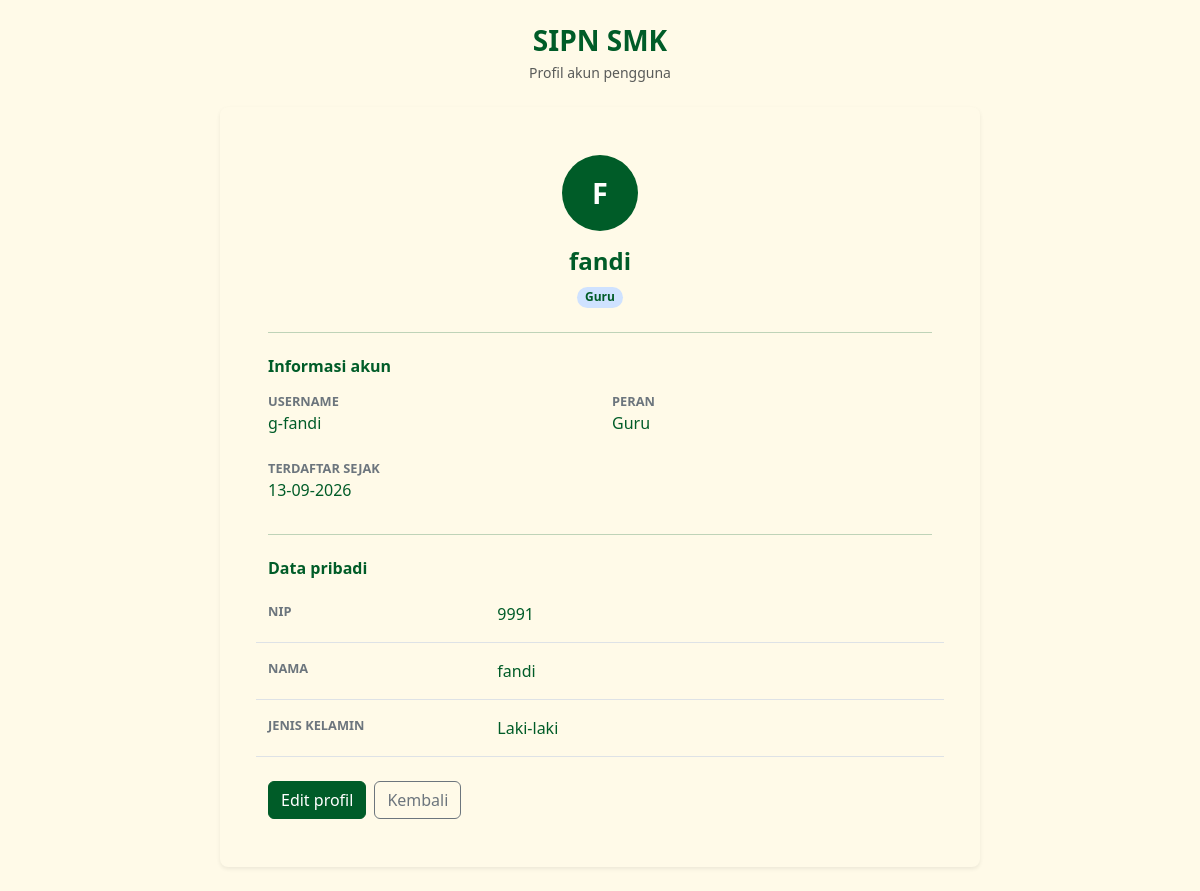
Screenshot of /navbar/profile.php (signed in) with the database file from the repository.
### tables this page shows
CREATE TABLE `guru` (
  `id` int(11) NOT NULL,
  `nip` varchar(20) NOT NULL,
  `nama` varchar(100) NOT NULL,
  `jenis_kelamin` enum('L','P') NOT NULL,
  `user_id` int(11) NOT NULL
);

CREATE TABLE `users` (
  `id` int(11) NOT NULL,
  `username` varchar(50) NOT NULL,
  `password` varchar(255) NOT NULL,
  `role` enum('admin','guru','siswa') NOT NULL,
  `created_at` timestamp NOT NULL DEFAULT current_timestamp() ON UPDATE current_timestamp()
);

### navbar/profile.php (the view, shortened to what this page needs)
<?php
require_once 'koneksi.php';
function escape_profile_value($value)
{
    return htmlspecialchars((string) $value, ENT_QUOTES, 'UTF-8');
}
function find_one($koneksi, $query, $types = '', $values = [])
{
    $statement = mysqli_prepare($koneksi, $query);
    if ($values) {
        mysqli_stmt_bind_param($statement, $types, ...$values);
    }
    mysqli_stmt_execute($statement);
    $row = mysqli_fetch_assoc(mysqli_stmt_get_result($statement));
    return $row ?: null;
}
$sessionUser = $_SESSION['user'] ?? [];
$sessionUser = is_array($sessionUser) ? $sessionUser : [];
$userId = $_SESSION['user_id'] ?? $_SESSION['id'] ?? $sessionUser['id'] ?? null;
$username = $_SESSION['username'] ?? $sessionUser['username'] ?? null;
if (is_numeric($userId)) {
    $user = find_one($koneksi, 'SELECT id, username, role, created_at FROM users WHERE id = ?', 'i', [(int) $userId]);
} elseif ($username !== null && $username !== '') {
    $user = find_one($koneksi, 'SELECT id, username, role, created_at FROM users WHERE username = ?', 's', [$username]);
} else {
    $user = null;
}
$profile = [];
if ($user && in_array($user['role'], ['guru', 'siswa'], true)) {
    $profileTable = $user['role'] === 'siswa' ? 'siswa' : 'guru';
    $profileFields = $user['role'] === 'siswa'
        ? 'nis, nama, kelas, jenis_kelamin'
        : 'nip, nama, jenis_kelamin';
    $profile = find_one(
        $koneksi,
        "SELECT $profileFields FROM $profileTable WHERE user_id = ?",
        'i',
        [$user['id']]
    ) ?: [];
}
$displayName = $profile['nama'] ?? $user['username'] ?? 'Pengguna';
$initial = strtoupper(substr($displayName, 0, 1));
$gender = ['L' => 'Laki-laki', 'P' => 'Perempuan'][$profile['jenis_kelamin'] ?? ''] ?? '';
$profileLabels = ['nis' => 'NIS', 'nip' => 'NIP', 'nama' => 'Nama', 'kelas' => 'Kelas', 'jenis_kelamin' => 'Jenis kelamin'];
?>
<!DOCTYPE html>
<html lang="id">
<head>
    <link href="https://cdn.jsdelivr.net/npm/bootstrap@5.3.3/dist/css/bootstrap.min.css" rel="stylesheet">
    <link href="../css/theme.css" rel="stylesheet">
</head>
<body class="bg-light d-flex align-items-center min-vh-100">
    <main class="container py-4">
        <div class="profile-wrap mx-auto">
            <div class="text-center mb-4">
                <h1 class="h3 fw-bold text-primary mb-1">SIPN SMK</h1>
                <p class="text-muted small mb-0">Profil akun pengguna</p>
            </div>
            <?php if ($user): ?>
                <section class="card shadow-sm border-0 rounded-3">
                    <div class="card-body p-4 p-md-5">
                        <div class="text-center">
                            <div class="avatar mx-auto mb-3" aria-hidden="true"><?= escape_profile_value($initial) ?></div>
                            <h2 class="h4 fw-bold mb-2"><?= escape_profile_value($displayName) ?></h2>
                            <span class="badge rounded-pill text-primary bg-primary-subtle">
                                <?= escape_profile_value(ucfirst($user['role'])) ?>
                            </span>
                        </div>
                        <hr class="my-4">
                        <h3 class="h6 fw-bold mb-3">Informasi akun</h3>
                        <dl class="profile-data row gy-3 mb-0">
                            <div class="col-sm-6"><dt>Username</dt><dd><?= escape_profile_value($user['username']) ?></dd></div>
                            <div class="col-sm-6"><dt>Peran</dt><dd><?= escape_profile_value(ucfirst($user['role'])) ?></dd></div>
                            <?php if (!empty($user['created_at'])): ?>
                                <div class="col-sm-6"><dt>Terdaftar sejak</dt><dd><?= escape_profile_value(date('d-m-Y', strtotime($user['created_at']))) ?></dd></div>
                            <?php endif; ?>
                        </dl>
                        <?php if ($profile): ?>
                            <hr class="my-4">
                            <h3 class="h6 fw-bold mb-2">Data pribadi</h3>
                            <dl class="profile-data mb-0">
                                <?php foreach ($profile as $key => $value): ?>
                                    <?php
                                    $label = $profileLabels[$key] ?? ucfirst(str_replace('_', ' ', $key));
                                    $value = $key === 'jenis_kelamin' ? $gender : $value;
                                    ?>
                                    <div class="detail-row row py-3">
                                        <dt class="col-sm-4"><?= escape_profile_value($label) ?></dt>
                                        <dd class="col-sm-8 mb-0"><?= escape_profile_value($value) ?></dd>
                                    </div>
                                <?php endforeach; ?>
                            </dl>
                        <?php endif; ?>
                        <div class="d-flex flex-wrap gap-2 mt-4">
                            <a class="btn btn-primary" href="../edit/edit_user.php?from=profile">Edit profil</a>
                            <a class="btn btn-outline-secondary" href="../tabel/tabel.php">Kembali</a>
                        </div>
                    </div>
                </section>
            <?php endif; ?>
        </div>
    </main>
</body>
</html>

### css/theme.css (style rules this page uses)
:root { --theme-cream: #fffae8; --theme-green: #005c28; --theme-coral: #f9533c; --bs-primary: var(--theme-green); --bs-primary-rgb: 0, 92, 40; --bs-success: var(--theme-green); --bs-success-rgb: 0, 92, 40; --bs-danger: var(--theme-coral); --bs-danger-rgb: 249, 83, 60; --bs-warning: var(--theme-coral); --bs-warning-rgb: 249, 83, 60; --bs-body-bg: var(--theme-cream); --bs-body-color: var(--theme-green); --bs-link-color: var(--theme-green); --bs-link-hover-color: var(--theme-coral); --bs-border-color: rgba(0, 92, 40, .2); }
body { background-color: var(--theme-cream); color: var(--theme-green); }
.bg-light, .bg-white { background-color: var(--theme-cream) !important; }
.btn-primary, .btn-success { --bs-btn-bg: var(--theme-green); --bs-btn-border-color: var(--theme-green); --bs-btn-hover-bg: #00491f; --bs-btn-hover-border-color: #00491f; --bs-btn-active-bg: #003d1a; --bs-btn-active-border-color: #003d1a; }
.card { --bs-card-bg: var(--theme-cream); }
.text-primary { color: var(--theme-green) !important; }

### navbar/profile.php (style rules this page uses)
.profile-wrap { max-width: 760px; }
.avatar { display: grid; width: 76px; height: 76px; place-items: center; border-radius: 50%; color: #fff; background: var(--bs-primary); font-size: 1.8rem; font-weight: 700; }
.profile-data dt { color: #6c757d; font-size: .8rem; font-weight: 600; text-transform: uppercase; }
.detail-row { border-bottom: 1px solid #dee2e6; }

### rows the page displays
guru: nama "F", nama "fandi", nip "9991", jenis_kelamin "Laki-laki"
users: role "Guru", username "g-fandi", created_at "13-09-2026"

### other values shown
escape_profile_value($label) "NIP"
escape_profile_value($label) "NAMA"
escape_profile_value($label) "JENIS KELAMIN"
